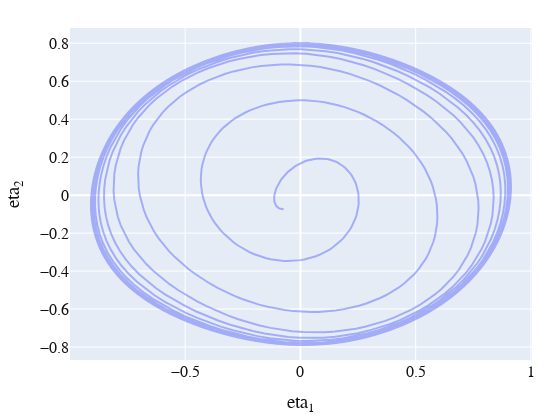

The code cell stored with this chart in its notebook:
### Code cell
fig = plotter.make_plot(ssm_list[2], data_name="reduced_coordinates", idx_trajectories=[0], idx_coordinates=[1, 2])
fig.show()

### Figure 1 — Plotly figure (JSON) as saved in the notebook; plotly's stock layout.template omitted (floating-point values rounded to 4 significant figures; data arrays with more than 128 entries replaced by an {"elided": "..."} marker saying what was removed)
{"data": [{"line": {"width": 2}, "mode": "lines", "name": "", "opacity": 0.5, "showlegend": false, "type": "scatter", "x": {"elided": "3033 float values"}, "y": {"elided": "3033 float values"}}], "layout": {"autosize": true, "font": {"color": "#101010", "family": "Helvetica", "size": 16}, "height": 420, "margin": {"b": 28, "l": 28, "r": 28, "t": 28}, "width": 560, "xaxis": {"range": [-0.9995, 1.004], "title": {"text": "eta<sub>1</sub>"}}, "yaxis": {"range": [-0.8686, 0.8805], "title": {"text": "eta<sub>2</sub>"}}}}
